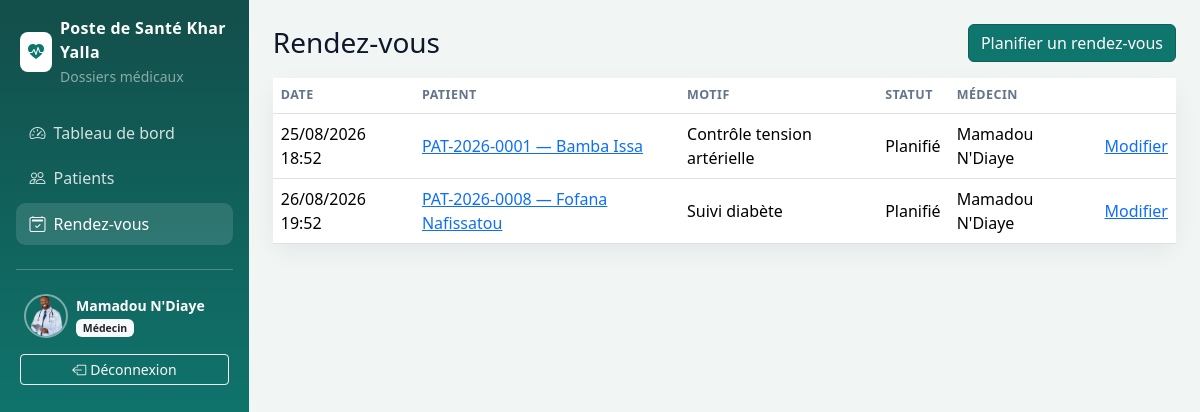
The page /consultations/rendez-vous/ (signed in) on the database its author committed.
### accounts/models.py (models this page shows, shortened)
class User(AbstractUser):
    class Role(models.TextChoices):
        ADMIN = "ADMIN", "Administrateur"
        MEDECIN = "MEDECIN", "Médecin"
        INFIRMIER = "INFIRMIER", "Infirmier"
        RECEPTIONNISTE = "RECEPTIONNISTE", "Réceptionniste"
    ROLES_CREABLES = (
        (Role.MEDECIN, "Médecin"),
        (Role.INFIRMIER, "Infirmier"),
        (Role.RECEPTIONNISTE, "Réceptionniste"),
    )
    role = models.CharField(
        "rôle",
        max_length=20,
        choices=Role.choices,
        default=Role.RECEPTIONNISTE,
        help_text="Ça décide ce que la personne a le droit de faire.",
    )
    telephone = models.CharField("téléphone", max_length=30, blank=True)
    photo = models.ImageField(
        "photo de profil",
        upload_to=photo_upload_to,
        blank=True,
        null=True,
    )
    class Meta:
        verbose_name = "utilisateur"
        verbose_name_plural = "utilisateurs"
        ordering = ["last_name", "first_name", "username"]
    def is_admin(self):
        return self.role == self.Role.ADMIN
    def is_medecin(self):
        return self.role == self.Role.MEDECIN
    def is_infirmier(self):
        return self.role == self.Role.INFIRMIER
    def is_receptionniste(self):
        return self.role == self.Role.RECEPTIONNISTE
    def is_soignant(self):
        return self.role in (self.Role.MEDECIN, self.Role.INFIRMIER)

### consultations/models.py (models this page shows, shortened)
class RendezVous(models.Model):
    class Statut(models.TextChoices):
        PLANIFIE = "PLANIFIE", "Planifié"
        HONORE = "HONORE", "Honoré"
        ANNULE = "ANNULE", "Annulé"
    patient = models.ForeignKey(
        "patients.Patient",
        on_delete=models.CASCADE,
        related_name="rendez_vous",
    )
    medecin = models.ForeignKey(
        settings.AUTH_USER_MODEL,
        on_delete=models.SET_NULL,
        null=True,
        related_name="rendez_vous_medecin",
        verbose_name="médecin",
    )
    date_heure = models.DateTimeField("date et heure")
    motif = models.CharField(max_length=255)
    notes = models.TextField(blank=True)
    statut = models.CharField(max_length=12, choices=Statut.choices, default=Statut.PLANIFIE)
    created_at = models.DateTimeField(auto_now_add=True)
    class Meta:
        ordering = ["date_heure"]
        verbose_name = "rendez-vous"
        verbose_name_plural = "rendez-vous"

### patients/models.py (models this page shows, shortened)
class Patient(models.Model):
    class Genre(models.TextChoices):
        M = "M", "Masculin"
        F = "F", "Féminin"
    class GroupeSanguin(models.TextChoices):
        A_POS = "A+", "A+"
        A_NEG = "A-", "A-"
        B_POS = "B+", "B+"
        B_NEG = "B-", "B-"
        AB_POS = "AB+", "AB+"
        AB_NEG = "AB-", "AB-"
        O_POS = "O+", "O+"
        O_NEG = "O-", "O-"
        INCONNU = "INCONNU", "Inconnu"
    numero_dossier = models.CharField(
        "numéro de dossier",
        max_length=20,
        unique=True,
        editable=False,
        help_text="Généré automatiquement : PAT-AAAA-XXXX",
    )
    nom = models.CharField(max_length=80)
    prenom = models.CharField("prénom", max_length=80)
    date_naissance = models.DateField("date de naissance")
    genre = models.CharField(max_length=1, choices=Genre.choices)
    groupe_sanguin = models.CharField(
        max_length=8,
        choices=GroupeSanguin.choices,
        default=GroupeSanguin.INCONNU,
    )
    telephone = models.CharField("téléphone", max_length=30, blank=True)
    adresse = models.CharField(max_length=255, blank=True)
    antecedent_medicaux = models.TextField("antécédents médicaux", blank=True)
    antecedent_chirurgicaux = models.TextField("antécédents chirurgicaux", blank=True)
    allergies = models.TextField(blank=True)
    created_at = models.DateTimeField("créé le", auto_now_add=True)
    updated_at = models.DateTimeField("modifié le", auto_now=True)
    created_by = models.ForeignKey(
        settings.AUTH_USER_MODEL,
        on_delete=models.SET_NULL,
        null=True,
        blank=True,
        related_name="patients_crees",
        verbose_name="enregistré par",
    )
    class Meta:
        ordering = ["nom", "prenom"]
        verbose_name = "patient"
        verbose_name_plural = "patients"
        indexes = [
            models.Index(fields=["nom", "prenom"]),
            models.Index(fields=["numero_dossier"]),
        ]
    def __str__(self):
        return f"{self.numero_dossier} — {self.nom} {self.prenom}"
    def get_absolute_url(self):
        return reverse("patients:detail", kwargs={"pk": self.pk})

### consultations/views.py (the view)
# urls.py: path("rendez-vous/", RendezVousListView.as_view(), name="rdv_liste"),
class RendezVousListView(MedecinMixin, ListView):
    model = RendezVous
    template_name = "consultations/rdv_list.html"
    context_object_name = "rendez_vous"
    def get_queryset(self):
        return RendezVous.objects.select_related("patient", "medecin")

### accounts/audit.py (called while the page is built)
def masquer_commandes_expirees():
    seuil = timezone.now() - timedelta(hours=24)
    return AuditLog.objects.filter(efface_le__isnull=True, created_at__lt=seuil).update(
        efface_le=timezone.now()
    )

### accounts/context_processors.py (called while the page is built, shortened)
def role_flags(request):
    user = getattr(request, "user", None)
    return {
        "is_admin_role": user.is_admin(),
        "is_medecin_role": user.is_medecin(),
        "is_infirmier_role": user.is_infirmier(),
        "is_reception_role": user.is_receptionniste(),
        "is_soignant_role": user.is_soignant(),
    }

def structure(_request):
    from django.conf import settings
    return {"NOM_STRUCTURE": getattr(settings, "NOM_STRUCTURE", "Poste de Santé Khar Yalla")}

### accounts/permissions.py (called while the page is built)
    def test_func(self):
        user = self.request.user
        if not user.is_authenticated:
            return False
        return user.role in self.allowed_roles

### templates/consultations/rdv_list.html (shortened to what this page needs)
{% extends "base.html" %}
{% block content %}
<div class="d-flex justify-content-between align-items-center mb-3">
  <h1 class="h3 mb-0">Rendez-vous</h1>
  <a class="btn btn-success" href="{% url 'consultations:rdv_creer' %}">Planifier un rendez-vous</a>
</div>
<div class="card stat-card">
  <div class="table-responsive">
    <table class="table align-middle mb-0">
      <thead>
        <tr><th>Date</th><th>Patient</th><th>Motif</th><th>Statut</th><th>Médecin</th><th></th></tr>
      </thead>
      <tbody>
      {% for r in rendez_vous %}
        <tr>
          <td>{{ r.date_heure|date:"d/m/Y H:i" }}</td>
          <td><a href="{{ r.patient.get_absolute_url }}">{{ r.patient }}</a></td>
          <td>{{ r.motif }}</td>
          <td>{{ r.get_statut_display }}</td>
          <td>{{ r.medecin.get_full_name|default:r.medecin }}</td>
          <td><a href="{% url 'consultations:rdv_modifier' r.pk %}">Modifier</a></td>
        </tr>
      {% empty %}
        <tr><td colspan="6" class="p-4 text-secondary">Aucun rendez-vous.</td></tr>
      {% endfor %}
      </tbody>
    </table>
  </div>
</div>
{% endblock %}

### templates/base.html (shortened to what this page needs)
<!DOCTYPE html>
<html lang="fr">
<head>
  <link href="https://cdn.jsdelivr.net/npm/bootstrap@5.3.3/dist/css/bootstrap.min.css" rel="stylesheet">
  <link href="https://cdn.jsdelivr.net/npm/bootstrap-icons@1.11.3/font/bootstrap-icons.min.css" rel="stylesheet">
  {% load static %}
  <link rel="stylesheet" href="{% static 'css/app.css' %}">
</head>
<body class="app-body">
  <div class="d-flex">
    <aside class="sidebar text-white p-3 no-print">
      <div class="d-flex align-items-center gap-2 mb-4 px-1">
        <span class="bg-white text-success rounded-3 p-2"><i class="bi bi-heart-pulse-fill"></i></span>
        <div>
          <div class="brand">{{ NOM_STRUCTURE }}</div>
          <small class="text-white-50">Dossiers médicaux</small>
        </div>
      </div>
      <nav class="nav flex-column gap-1">
        <a class="nav-link {% if request.resolver_match.url_name == 'dashboard' %}active{% endif %}" href="{% url 'reports:dashboard' %}">
          <i class="bi bi-speedometer2 me-2"></i>Tableau de bord
        </a>
        {% if not is_admin_role %}
        <a class="nav-link {% if request.resolver_match.app_name == 'patients' %}active{% endif %}" href="{% url 'patients:liste' %}">
          <i class="bi bi-people me-2"></i>Patients
        </a>
        {% endif %}
        {% if is_medecin_role %}
        <a class="nav-link {% if request.resolver_match.url_name and 'rdv' in request.resolver_match.url_name %}active{% endif %}" href="{% url 'consultations:rdv_liste' %}">
          <i class="bi bi-calendar2-check me-2"></i>Rendez-vous
        </a>
        {% endif %}
      </nav>
      <hr class="border-light opacity-25 my-4">
      <a href="{% url 'accounts:profil' %}" class="d-flex align-items-center gap-2 px-2 text-white text-decoration-none">
        {% if request.user.photo %}
          <img src="{{ request.user.photo.url }}" alt="Photo de profil" class="avatar-profil">
        {% else %}
          <span class="avatar-profil avatar-fallback">{{ request.user.first_name|slice:":1"|default:request.user.username|slice:":1"|upper }}</span>
        {% endif %}
        <div class="small">
          <div class="fw-semibold">{{ request.user.get_full_name|default:request.user.username }}</div>
          <span class="badge text-bg-light text-dark badge-role">{{ request.user.get_role_display }}</span>
        </div>
      </a>
      <form method="post" action="{% url 'accounts:logout' %}" class="mt-3 px-1">
        <button class="btn btn-outline-light btn-sm w-100" type="submit">
          <i class="bi bi-box-arrow-left me-1"></i>Déconnexion
        </button>
      </form>
    </aside>
    <main class="flex-grow-1 p-4">
      {% block content %}{% endblock %}
    </main>
  </div>
</body>
</html>

### static/css/app.css (style rules this page uses)
:root { --hc-teal: #0f766e; --hc-teal-dark: #115e59; --hc-teal-deep: #134e4a; --hc-ink: #0f172a; --hc-muted: #64748b; --hc-bg: #f1f5f4; }
html, body { height: 100%; }
body.app-body { background: var(--hc-bg); color: var(--hc-ink); }
.btn-success { background-color: var(--hc-teal); border-color: var(--hc-teal-dark); }
.text-success { color: var(--hc-teal) !important; }
.sidebar { width: 260px; min-height: 100vh; background: linear-gradient(180deg, var(--hc-teal-deep) 0%, var(--hc-teal) 55%, var(--hc-teal-dark) 100%); }
.sidebar .brand { font-weight: 700; letter-spacing: .02em; }
.sidebar .nav-link { color: rgba(255,255,255,.82); border-radius: .6rem; padding: .55rem .85rem; }
.sidebar .nav-link:hover, .sidebar .nav-link.active { background: rgba(255,255,255,.12); color: #fff; }
.stat-card { border: 0; border-radius: 1rem; box-shadow: 0 8px 24px rgba(15, 23, 42, .06); background: #fff; }
.table thead th { font-size: .78rem; text-transform: uppercase; letter-spacing: .04em; color: var(--hc-muted); }
.badge-role { font-weight: 600; }
.avatar-profil { width: 44px; height: 44px; border-radius: 50%; object-fit: cover; border: 2px solid rgba(255,255,255,.45); flex-shrink: 0; }

### rows shown on the page
User: user.photo (picture), user.get_full_name "Mamadou N'Diaye", user.role "Médecin"
RendezVous: date_heure "25/08/2026 18:52", patient "PAT-2026-0001 — Bamba Issa", motif "Contrôle tension artérielle", statut "Planifié", medecin.get_full_name "Mamadou N'Diaye"
RendezVous: date_heure "26/08/2026 19:52", patient "PAT-2026-0008 — Fofana Nafissatou", motif "Suivi diabète", statut "Planifié", medecin.get_full_name "Mamadou N'Diaye"

### other values the page prints
{{ NOM_STRUCTURE }} "Poste de Santé Khar Yalla"
